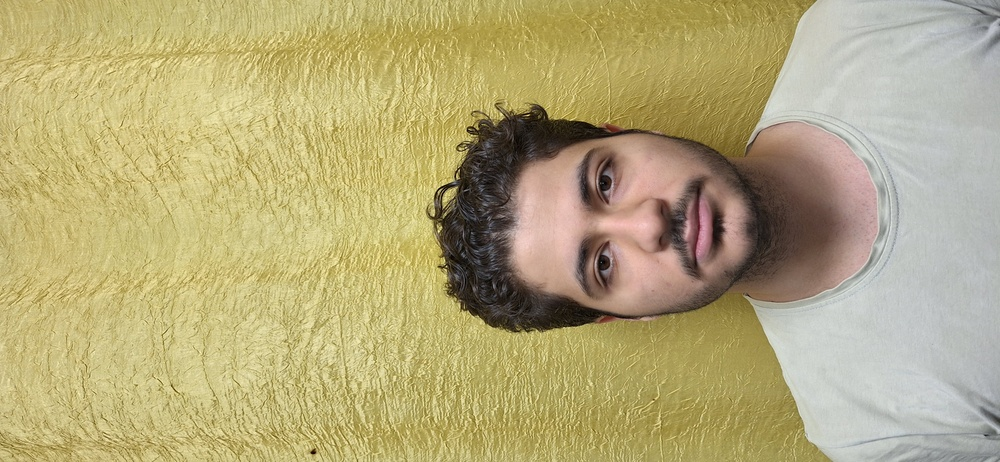
#> input picture HW1/Q2/myimg.jpg, 1000 x 462 px, shrunk from 4080 x 1884 before the run
$ jupyter execute CV_HW1_Q2.ipynb
#> lines starting #> are read from the running program, lines starting #| are printed output that depends on the picture; after the words box and inside, x2 and y2 are one past the last pixel; in counts of white or black regions, pixels touching at a corner belong together
<p>در این بخش سه مدل

RGB

YCbCr

HSV

انتخاب و اعمال شدند</p>

[cell 1]
import numpy as np
from imageio import imread, imwrite
import matplotlib.pyplot as plt
from scipy.fft import fft2, fftshift
from scipy.ndimage import uniform_filter1d

img = np.rot90(imread("myimg.jpg"), -1)
imwrite("original_color.jpg", img)

r, g, b = img[..., 0], img[..., 1], img[..., 2]

zeros = np.zeros_like(r)

img_r = np.stack([r, zeros, zeros], axis=2)
img_g = np.stack([zeros, g, zeros], axis=2)
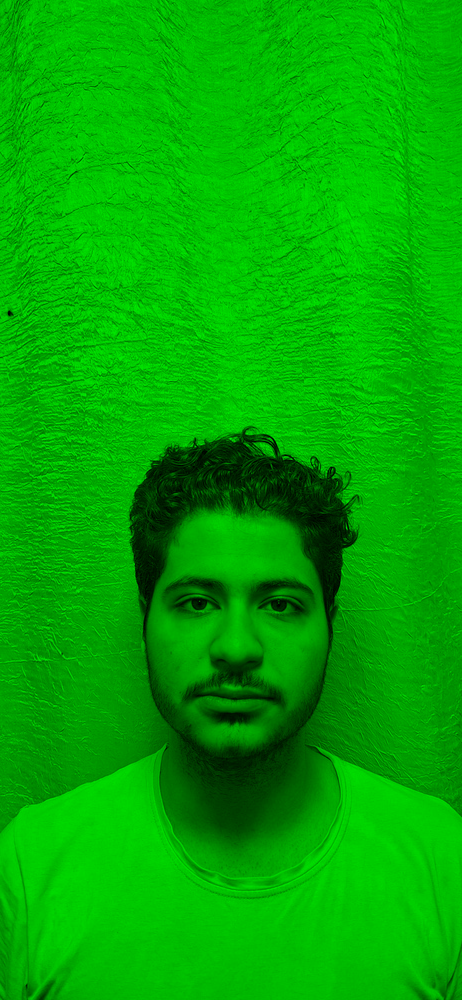
#> img_g: shape (1000, 462, 3); mean of channels 0, 1, 2 0, 169.2, 0; drawn as R, G, B
img_b = np.stack([zeros, zeros, b], axis=2)
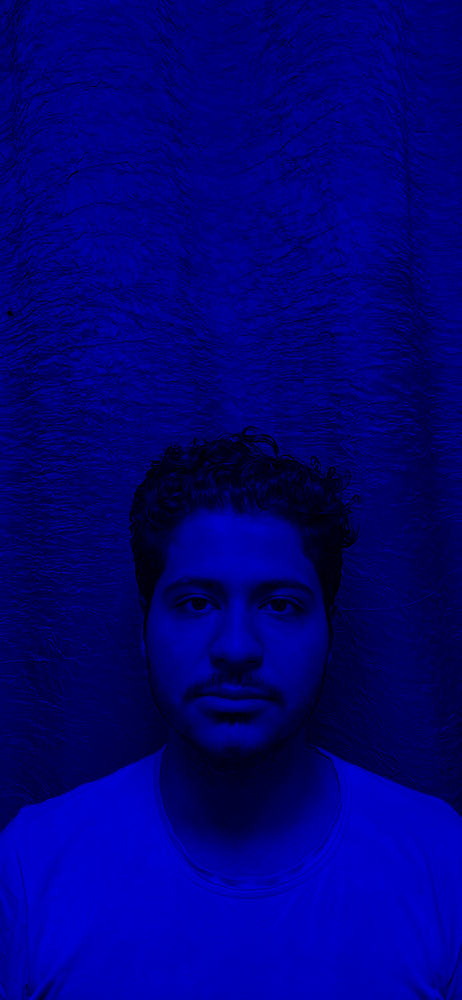
#> img_b: shape (1000, 462, 3); mean of channels 0, 1, 2 0, 0, 122.3; drawn as R, G, B

imwrite("channel_R_color.jpg", img_r.astype(np.uint8))
imwrite("channel_G_color.jpg", img_g.astype(np.uint8))
imwrite("channel_B_color.jpg", img_b.astype(np.uint8))

[cell 2]
def normalize_img(img):
    return np.clip(img * 255, 0, 255).astype(np.uint8)

def rgb_to_hsv(image):
    img = image / 255.0
    r, g, b = img[:, :, 0], img[:, :, 1], img[:, :, 2]
    cmax = np.max(img, axis=2)
    cmin = np.min(img, axis=2)
    delta = cmax - cmin

    hue = np.zeros_like(cmax)
    mask = delta != 0
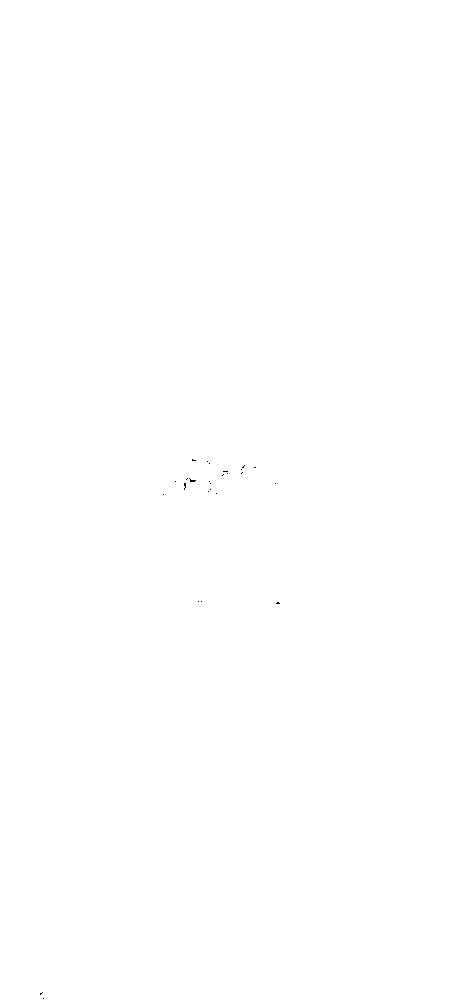
#> mask: shape (1000, 462) bool; 100% white; black in thin lines or dots, all inside (x1, y1, x2, y2) = (40, 459, 280, 999)
    hue[mask & (cmax == r)] = (60 * ((g - b) / delta) % 360)[mask & (cmax == r)]
    hue[mask & (cmax == g)] = (60 * ((b - r) / delta + 2))[mask & (cmax == g)]
    hue[mask & (cmax == b)] = (60 * ((r - g) / delta + 4))[mask & (cmax == b)]
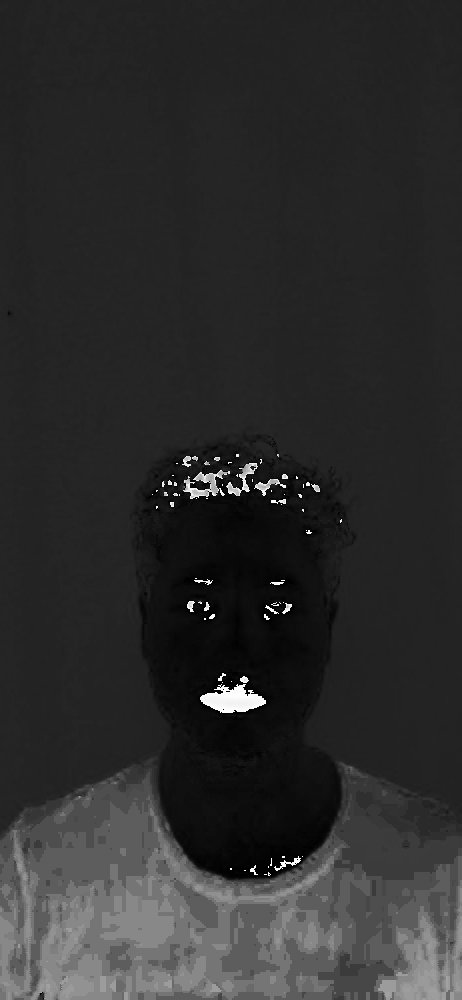
#> hue: shape (1000, 462) float64; min 0, max 358.8, mean 63.9; drawn with min black and max white
    hue /= 360

    saturation = np.zeros_like(cmax)
    saturation[cmax != 0] = (delta / cmax)[cmax != 0]
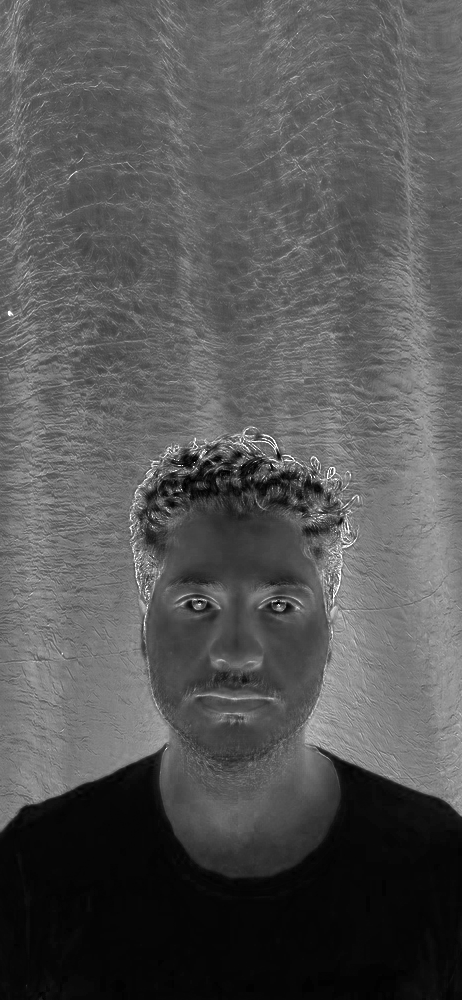
#> saturation: shape (1000, 462) float64; min 0, max 1, mean 0.336

    value = cmax

    hsv = np.stack([hue, saturation, value], axis=2)
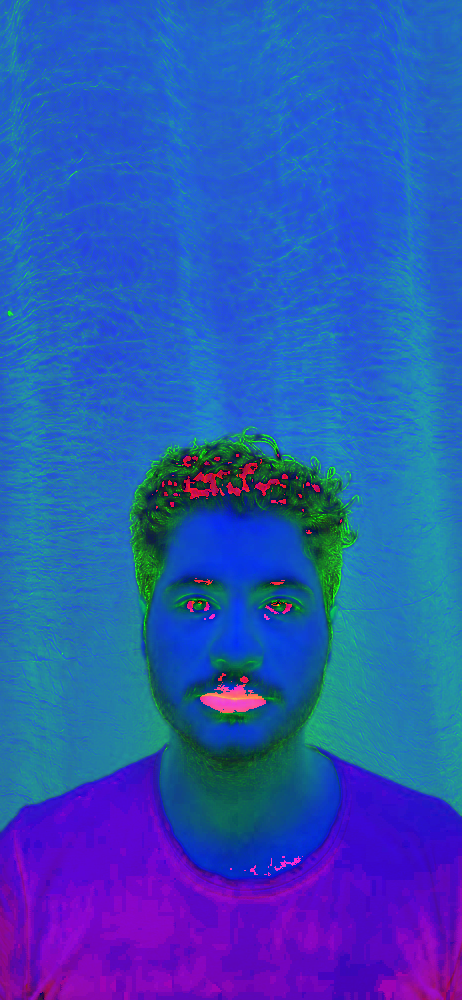
#> hsv: shape (1000, 462, 3) float64; mean of channels 0, 1, 2 0.178, 0.336, 0.713; drawn as R, G, B
    return hsv

hsv = rgb_to_hsv(img)

hue_img = normalize_img(hsv[:, :, 0])
sat_img = normalize_img(hsv[:, :, 1])
val_img = normalize_img(hsv[:, :, 2])

imwrite("hue.jpg", hue_img)
imwrite("saturation.jpg", sat_img)
imwrite("value.jpg", val_img)

[cell 3]
def rgb_to_ycbcr(image):
    img = image.astype(np.float32)
    y =  0.299 * img[:, :, 0] + 0.587 * img[:, :, 1] + 0.114 * img[:, :, 2]
    cb = -0.168736 * img[:, :, 0] - 0.331264 * img[:, :, 1] + 0.5 * img[:, :, 2] + 128
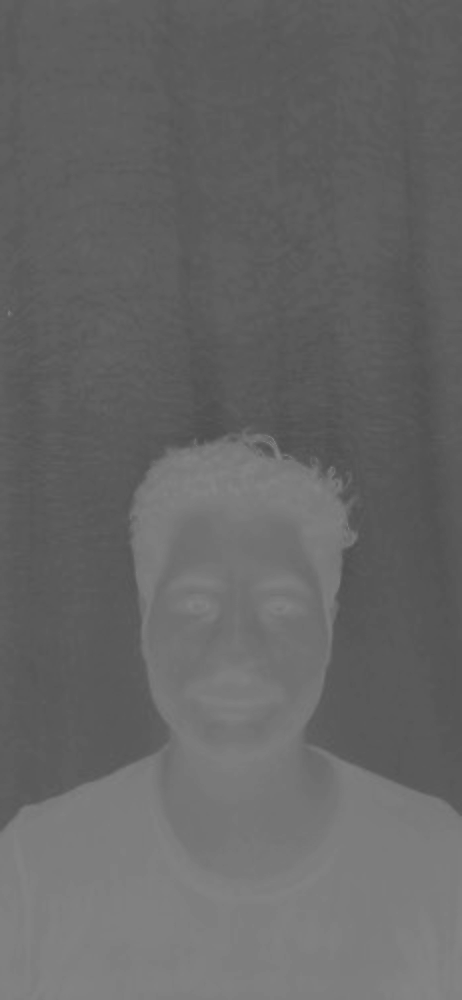
#> cb: shape (1000, 462) float32; min 78.81, max 133, mean 102.6
    cr =  0.5 * img[:, :, 0] - 0.418688 * img[:, :, 1] - 0.081312 * img[:, :, 2] + 128
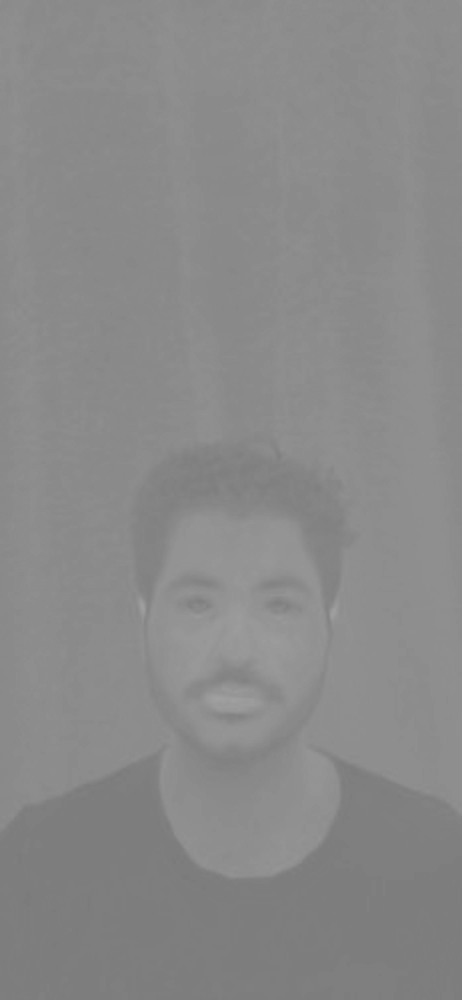
#> cr: shape (1000, 462) float32; min 122.9, max 161, mean 137.7

    ycbcr = np.stack([y, cb, cr], axis=2)
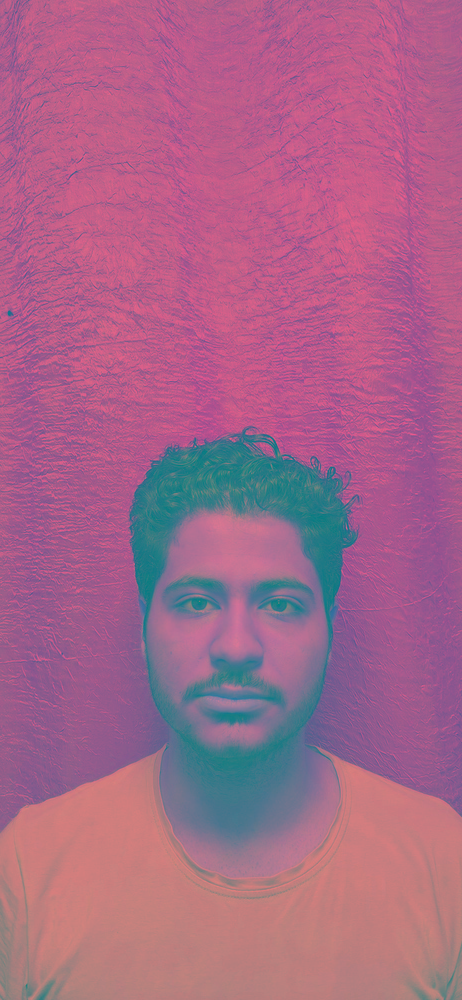
#> ycbcr: shape (1000, 462, 3) float32; mean of channels 0, 1, 2 167.4, 102.5, 137.6; drawn as R, G, B
    return np.clip(ycbcr, 0, 255).astype(np.uint8)
#> returned value: shape (1000, 462, 3)

ycbcr = rgb_to_ycbcr(img)

y_img = ycbcr[:, :, 0]
cb_img = ycbcr[:, :, 1]
cr_img = ycbcr[:, :, 2]

imwrite("Y_channel.jpg", y_img)
imwrite("Cb_channel.jpg", cb_img)
imwrite("Cr_channel.jpg", cr_img)

<p>همانگونه که می‌بینیم هیستوگرام رنگ آبی خیلی پهن است پس کنتراست بیشتری دارد سبز و خاکستری کنتراستی کمتر و مشابه دارند و در آخر قرمز از همه کنتراست کمتری دارد</p>

[cell 4]
gray = np.dot(img[..., :3], [0.299, 0.587, 0.114])
gray = np.clip(gray, 0, 255).astype(np.uint8)
imwrite("gray.jpg", gray)

def plot_histogram(data, title, color='gray'):
#> called with title = 'Grayscale Histogram', color = 'black'
    plt.figure()
    plt.hist(data.ravel(), bins=256, range=(0, 256), color=color, alpha=0.7)
    plt.title(title)
    plt.xlabel("Pixel Value")
    plt.ylabel("Frequency")
    plt.grid()
    plt.show()
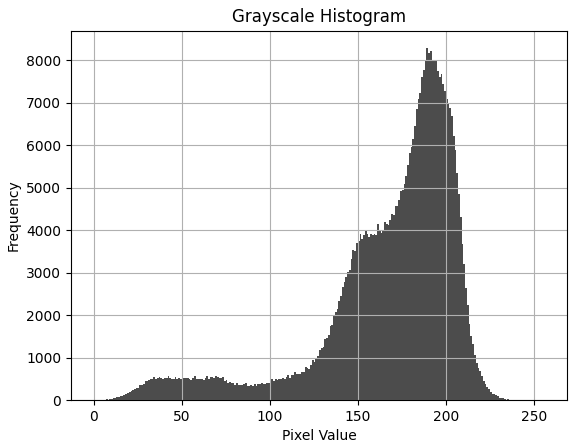
#> figure drawn by matplotlib, 1 panel; tallest bar 8279 high, from x = 189 to 190

plot_histogram(gray, "Grayscale Histogram", color='black')

plot_histogram(r, "Red Channel Histogram", color='red')
plot_histogram(g, "Green Channel Histogram", color='green')
plot_histogram(b, "Blue Channel Histogram", color='blue')

[cell 5]
def histogram_equalization(img):
    hist, bins = np.histogram(img.flatten(), 256, [0,256])
#> hist = 256 values, max 8279 at index 189, min 0 at index 242, mean 1804.7; bins = 257 values from 0 to 256
    cdf = hist.cumsum()
#> cdf = 256 values from 1 to 462000
    cdf_normalized = cdf * 255 / cdf[-1]
#> cdf_normalized = 256 values from 0.000552 to 255
    equalized = np.interp(img.flatten(), bins[:-1], cdf_normalized)
    return equalized.reshape(img.shape).astype(np.uint8)

gray_eq = histogram_equalization(gray)
imwrite("gray_equalized.jpg", gray_eq)
plot_histogram(gray_eq, "Equalized Grayscale Histogram", color='gray')

$ run again, with HW1/Q2/Y_channel.jpg copied over HW1/Q2/myimg.jpg
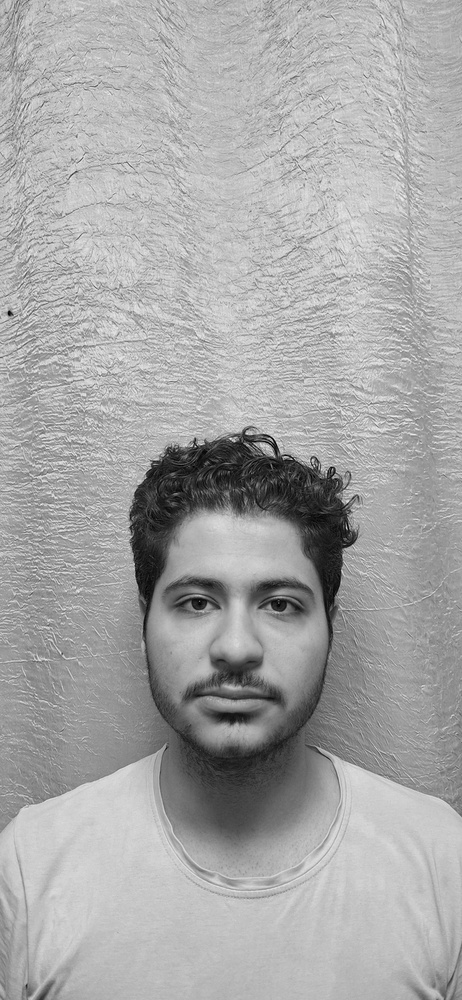
#> input picture HW1/Q2/Y_channel.jpg, 462 x 1000 px, shrunk from 1884 x 4080 before the run
#> `img = np.rot90(imread("myimg.jpg"), -1)`:
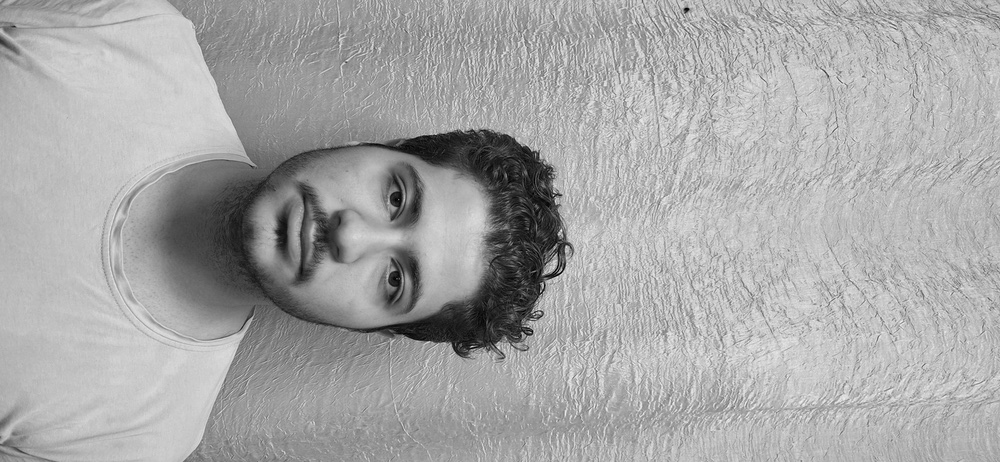
#> img: shape (462, 1000); min 0, max 242, mean 166.9
#> r = 462 values, max 195 at index 31, min 50 at index 41, mean 168; g = 462 values, max 192 at index 31, min 53 at index 41, mean 168.6; b = 462 values, max 192 at index 278, min 54 at index 41, mean 169.2
#> `gray = np.dot(img[..., :3], [0.299, 0.587, 0.114])`: gray = 462 values, max 191.5 at index 31, min 52.22 at index 41, mean 168.5
#> `gray = np.clip(gray, 0, 255).astype(np.uint8)`: gray = 462 values, max 191 at index 31, min 52 at index 41, mean 168
#> hist = 256 values, max 35 at index 179, min 0 at index 0, mean 1.8; bins = 257 values from 0 to 256
#> cdf = 256 values from 0 to 462
#> cdf_normalized = 256 values from 0 to 255
#> equalized = 462 values, max 255 at index 31, min 0.552 at index 41, mean 132.2
#> gray_eq = 462 values, max 255 at index 31, min 0 at index 41, mean 131.7
